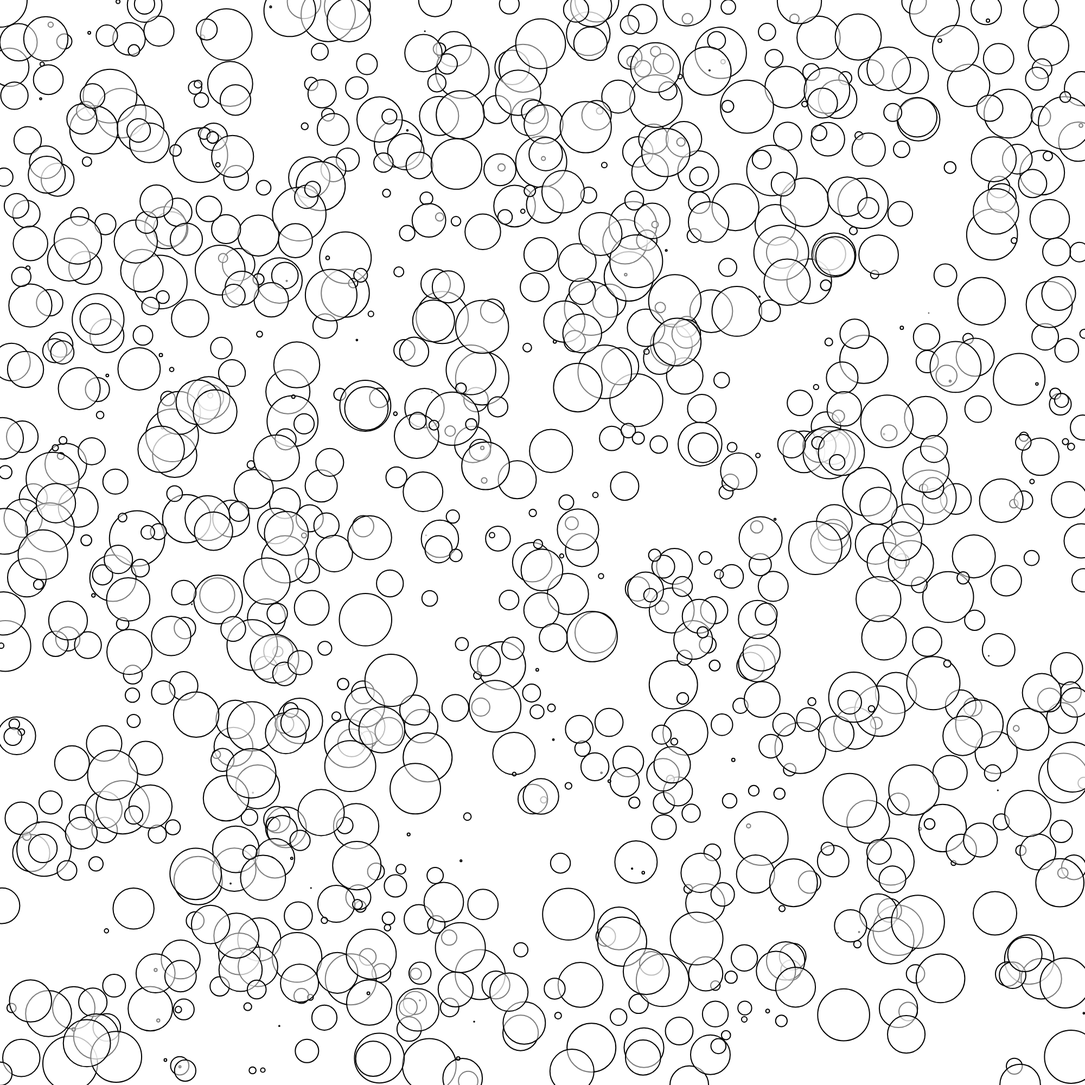
Frame 1 (no input)
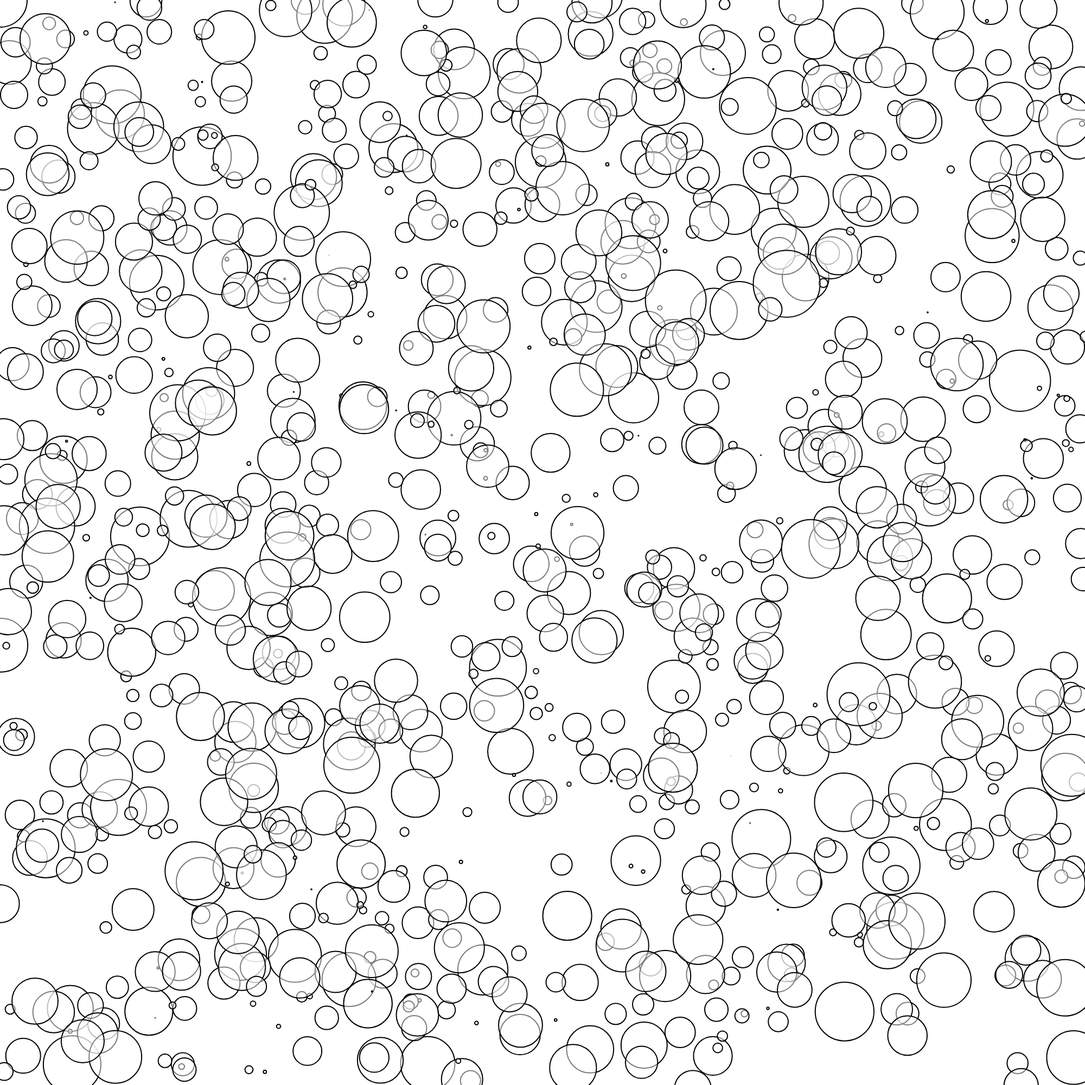
Frame 60 (no input)
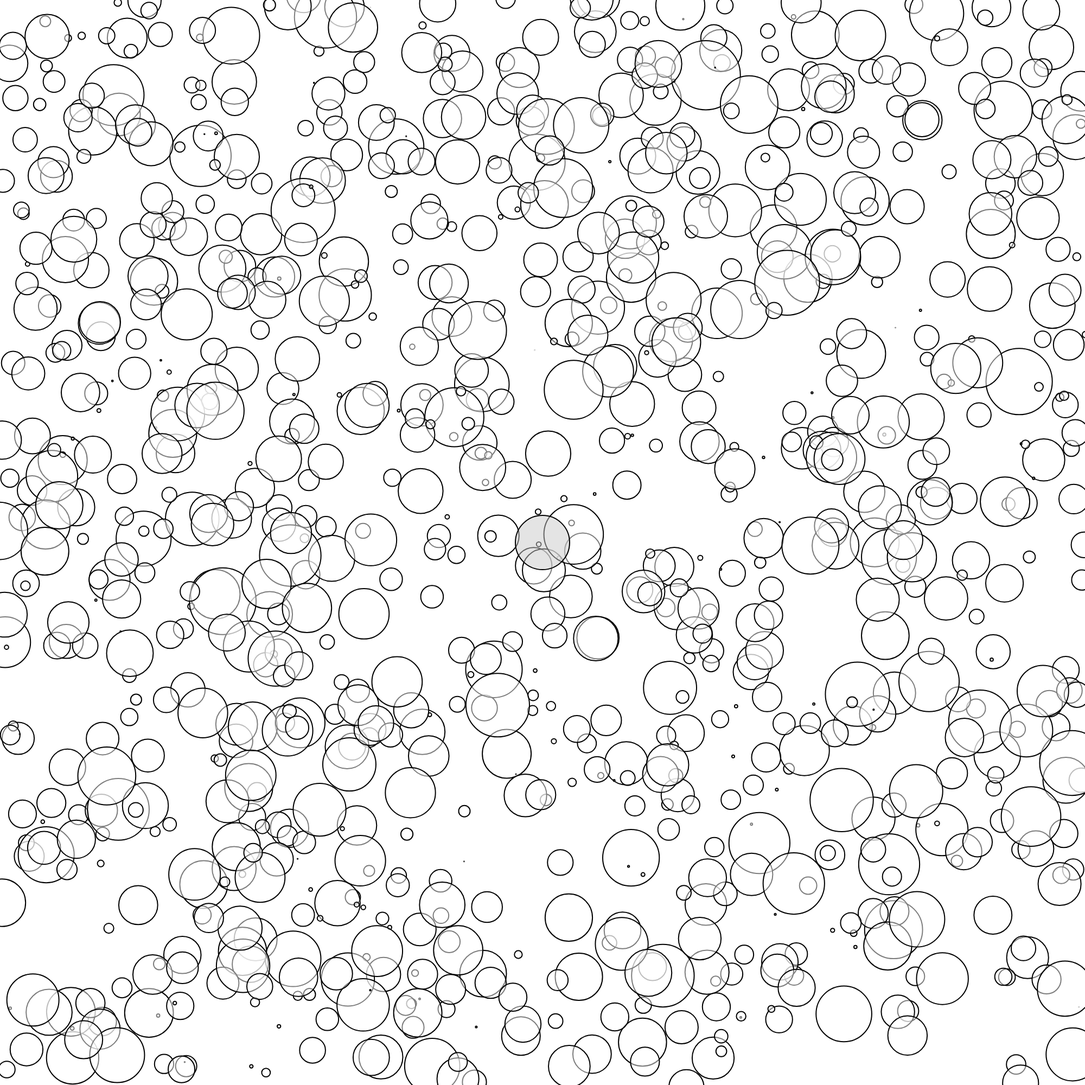
Frame 120 (the mouse pressed at the canvas centre since frame 60)

The p5.js sketch that drew these frames (run headless with seeded random() and noise() and a simulated clock; from frame 60 on, the mouse is pressed at the canvas centre):

// p5.js sketch
// ── sketch.js
var bubbles;
var me;

function setup() {
  createCanvas(2000, 2000);

  bubbles = Array(1000).fill(0).map(() => {
    let x = random(0, width);
    let y = random(0, height);
    let r = random(0, 50);
    return new Bubble(x, y, r);
  });
  me = new Bubble(0, 0, 50);
}


function draw() {
  background(255);

  for (let i = 0, j = bubbles.length; i < j; i++) {
    let bubble = bubbles[i];

    bubble.shake();
    bubble.morph();
    bubble.show();
  }
  me.x = mouseX;
  me.y = mouseY;
  if (mouseIsPressed){
    me.brightness = 200;
  } else {
    me.brightness = 255;
  }
  me.show()

}


class Bubble {
  constructor(x, y, r = 50) {
    this.x = x;
    this.y = y;
    this.r = r;
    this.brightness = 255;
  }

  show() {
    stroke(0);
    strokeWeight(2);
    fill(this.brightness, 125);
    ellipse(this.x, this.y, this.r * 2);
  }

  shake() {
    this.x += random(-1, 1);
    this.y += random(-1, 1);
  }

  morph() {
    this.r += random(-1, 1);
  }

  intersects(other) {
    let d = dist(this.x, this.y, other.x, other.y);
    return (d < this.r + other.r);
  }
}
